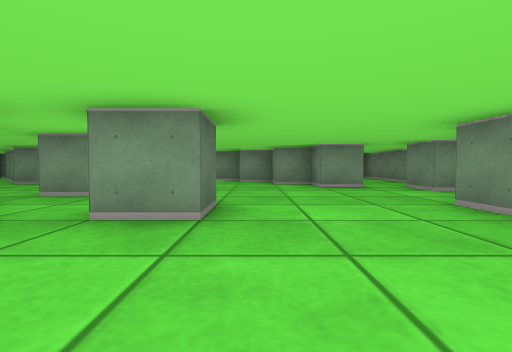
view 1 (above)

20 first-person views from a walk through a cub3D maze. The camera is about half as high as the walls, tilts 2° down and sees 85° across. The floor is counted in squares. Each view is taken from the middle of a square. On the plan, view 1 faces up. The plan holds only what a view shows up to about 9 squares ahead; the rest is blank.

view 2
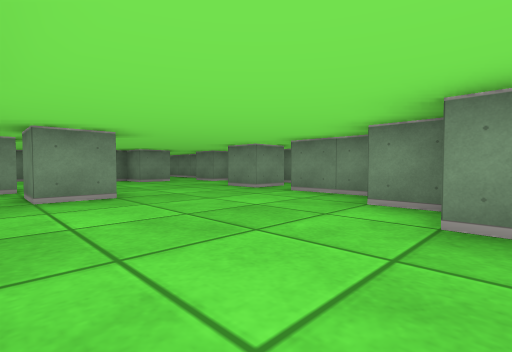

view 3
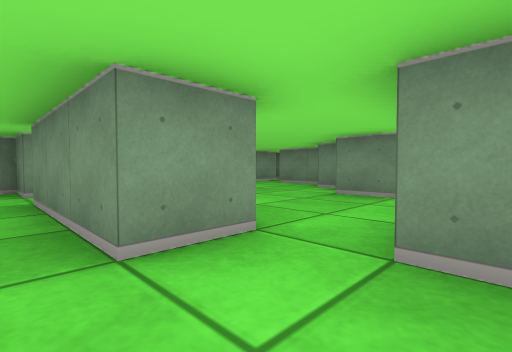

view 4
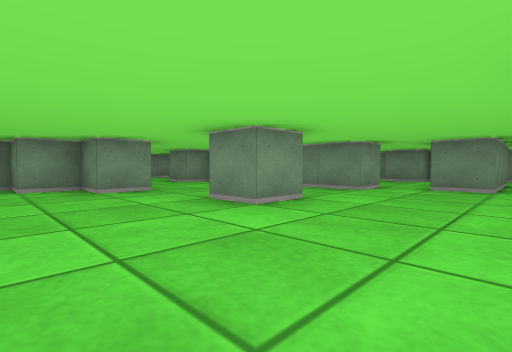

view 5
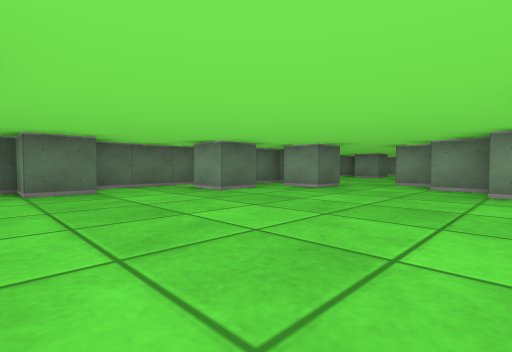

view 6
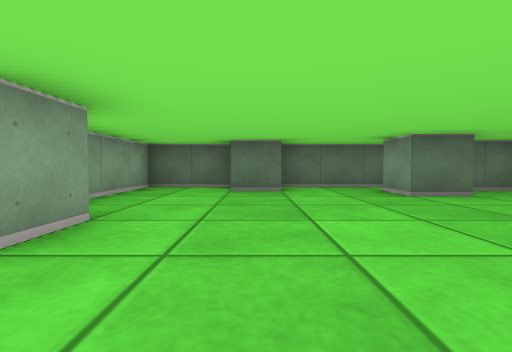

view 7
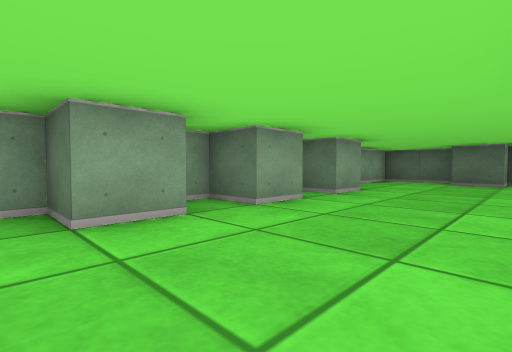

view 8
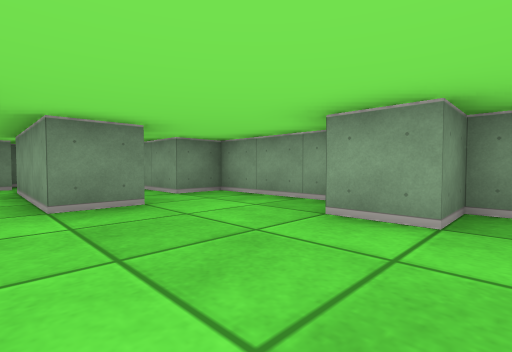

view 9
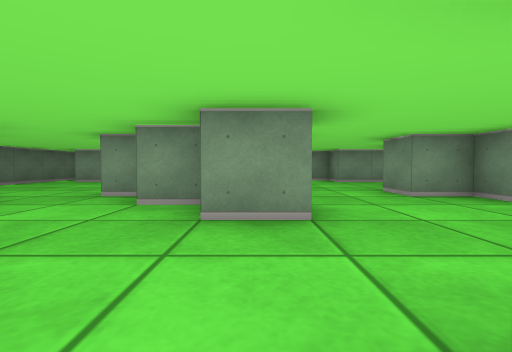

view 10
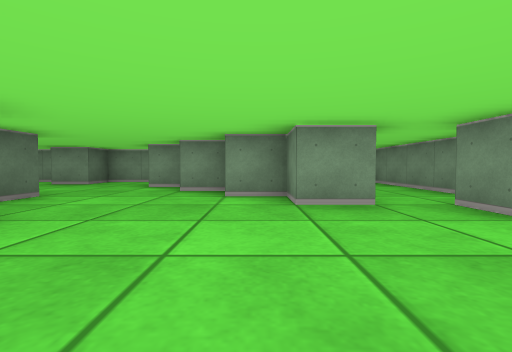

view 11
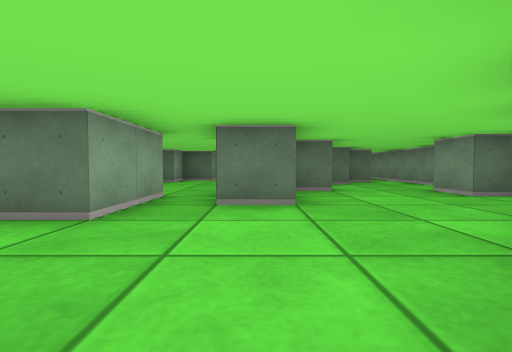

view 12
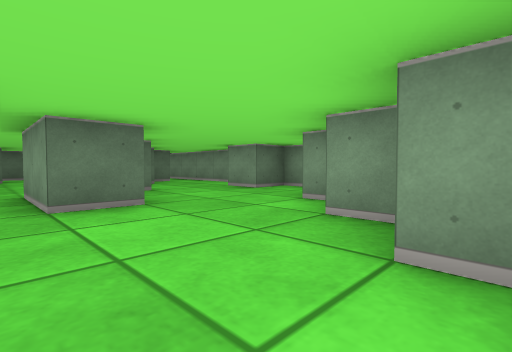

view 13
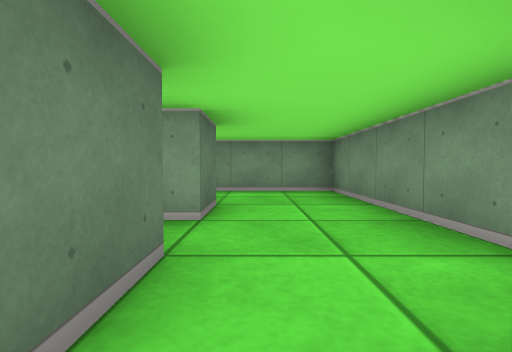

view 14
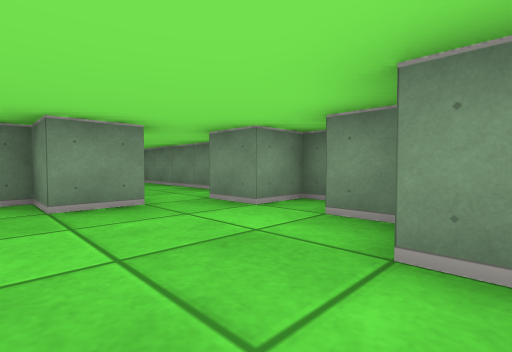

view 15
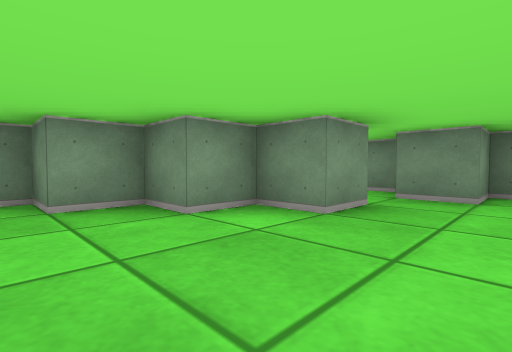

view 16
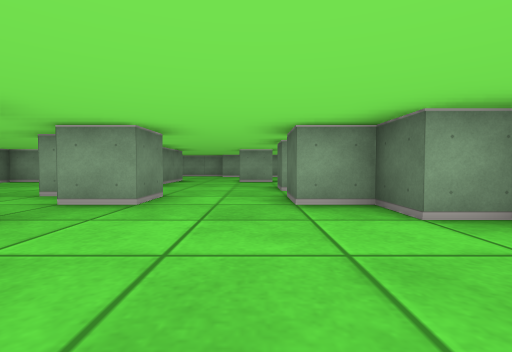

view 17
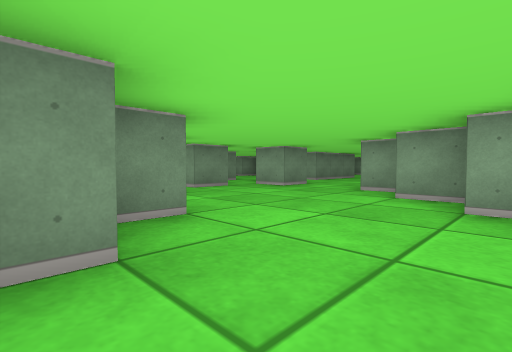

view 18
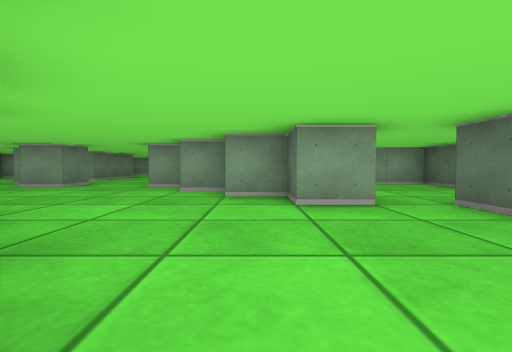

view 19
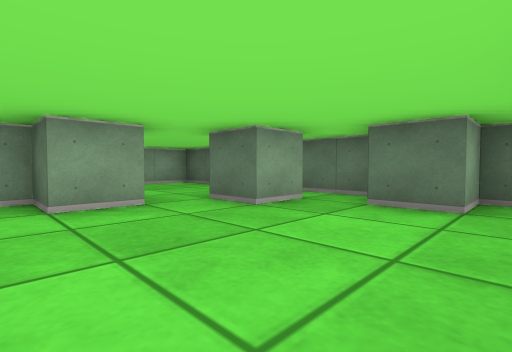

view 20
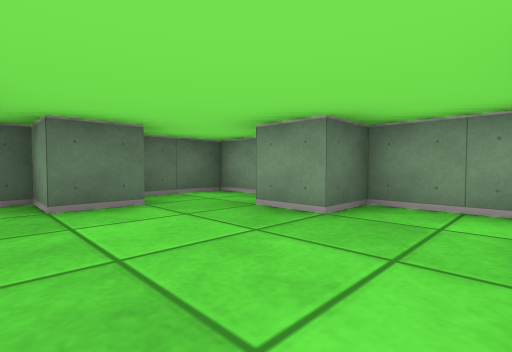

### Floor plan
Key: @ floor where view 1 was taken; # wall or solid block; . floor.
Columns run from 14 left of view 1 to 5 right of it. Each row starts with its distance up from view 1.
 12 #############   ####
 11 #..#......#..   ...#
 10 #.....##.....## ...#
  9 ##.....##.....###..#
  8 #.......###....##..#
  7 #.#.......##....#..#
  6 #...# ............##
  5 #....##....##......#
  4 #.....#..........###
  3 #....###..##.#...#.#
  2 ####..##...#......
  1  ###...#.........#
  0 ###........#..@.##
 -1 #.#........#....#
 -2 #.......#..#...##
 -3 #...............##
 -4 ##..........### .#
 -5 #..............
 -6 #....#.#.#...##
 -7 ####   #######

Positions as (right, up) in squares from view 1, and headings:
1: (0, 0), facing up
2: (-2, -2), facing up-right
3: (-4, -4), facing up-right
4: (-9, -5), facing up-right
5: (-7, -5), facing up-left
6: (-7, -4), facing left
7: (-4, -3), facing down-left
8: (-6, -3), facing down-right
9: (-7, -2), facing up
10: (1, 3), facing up
11: (1, 7), facing left
12: (1, 6), facing up-left
13: (3, 6), facing up
14: (1, 3), facing up-right
15: (-1, 5), facing up-right
16: (-6, 7), facing down
17: (-9, 9), facing down-right
18: (-9, 10), facing down
19: (-9, 10), facing down-left
20: (-9, 8), facing up-left
